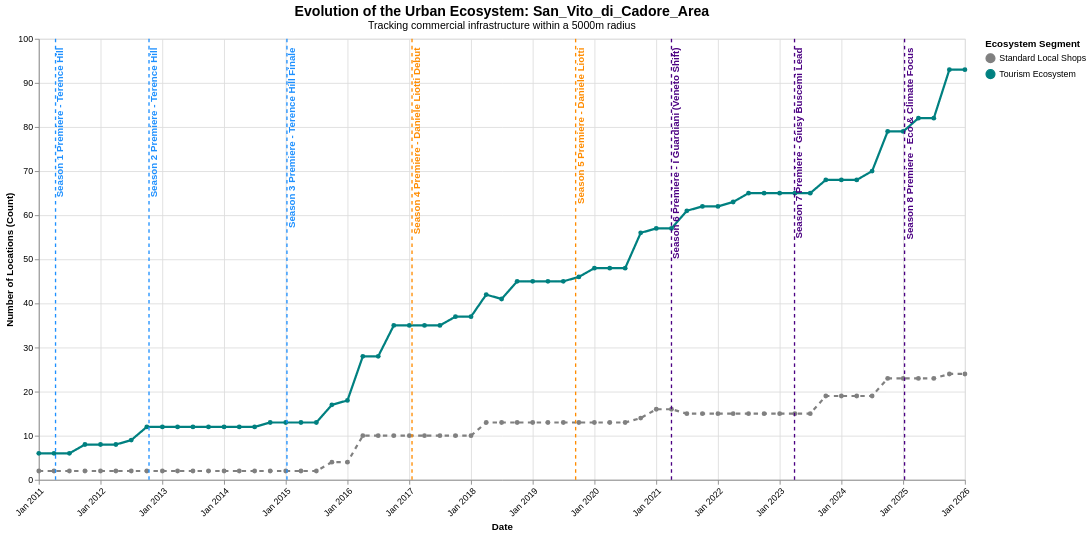

Write a Vega-Lite specification for this figure.
### Vega-Lite specification from a JSON file in a GitHub repository (floating-point values rounded to 4 significant figures)
{"config": {"view": {"continuousWidth": 300, "continuousHeight": 300}}, "layer": [{"data": {"name": "data-2c19bc7996af364a024622a7a0e42a89"}, "mark": {"type": "line", "point": true, "strokeWidth": 2.5}, "encoding": {"color": {"field": "Category", "legend": {"orient": "right", "title": "Ecosystem Segment"}, "scale": {"domain": ["Standard Local Shops", "Tourism Ecosystem"], "range": ["gray", "teal"]}, "type": "nominal"}, "strokeDash": {"field": "Category", "legend": null, "scale": {"domain": ["Standard Local Shops", "Tourism Ecosystem"], "range": [[5, 5], [1, 0]]}, "type": "nominal"}, "tooltip": [{"field": "timestamp", "format": "%b %Y", "title": "Date", "type": "temporal"}, {"field": "Category", "title": "Segment", "type": "nominal"}, {"field": "value", "title": "Active Locations", "type": "quantitative"}], "x": {"axis": {"format": "%b %Y", "labelAngle": -45}, "field": "timestamp", "title": "Date", "type": "temporal"}, "y": {"field": "value", "title": "Number of Locations (Count)", "type": "quantitative"}}, "name": "view_904ca757de864a0e_0"}, {"data": {"name": "data-cb21967e2dac776f09fc5592df03dd86"}, "mark": {"type": "rule", "size": 1.5, "strokeDash": [4, 4]}, "encoding": {"color": {"field": "Color", "scale": null, "type": "nominal"}, "x": {"field": "Date", "type": "temporal"}}}, {"data": {"name": "data-cb21967e2dac776f09fc5592df03dd86"}, "mark": {"type": "text", "align": "right", "angle": 270, "baseline": "top", "dx": 5, "fontSize": 11, "fontWeight": "bold"}, "encoding": {"color": {"field": "Color", "scale": null, "type": "nominal"}, "text": {"field": "Event", "type": "nominal"}, "x": {"field": "Date", "type": "temporal"}, "y": {"value": 15}}}], "height": 500, "title": {"text": "Evolution of the Urban Ecosystem: San_Vito_di_Cadore_Area", "fontSize": 16, "subtitle": "Tracking commercial infrastructure within a 5000m radius", "subtitleFontSize": 12}, "width": 1050, "$schema": "https://vega.github.io/schema/vega-lite/v6.4.1.json", "datasets": {"data-2c19bc7996af364a024622a7a0e42a89": [{"timestamp": "2011-01-01T00:00:00", "is_tourist_related": false, "value": 2.0, "Category": "Standard Local Shops"}, {"timestamp": "2011-01-01T00:00:00", "is_tourist_related": true, "value": 6.0, "Category": "Tourism Ecosystem"}, {"timestamp": "2011-04-01T00:00:00", "is_tourist_related": false, "value": 2.0, "Category": "Standard Local Shops"}, {"timestamp": "2011-04-01T00:00:00", "is_tourist_related": true, "value": 6.0, "Category": "Tourism Ecosystem"}, {"timestamp": "2011-07-01T00:00:00", "is_tourist_related": false, "value": 2.0, "Category": "Standard Local Shops"}, {"timestamp": "2011-07-01T00:00:00", "is_tourist_related": true, "value": 6.0, "Category": "Tourism Ecosystem"}, {"timestamp": "2011-10-01T00:00:00", "is_tourist_related": false, "value": 2.0, "Category": "Standard Local Shops"}, {"timestamp": "2011-10-01T00:00:00", "is_tourist_related": true, "value": 8.0, "Category": "Tourism Ecosystem"}, {"timestamp": "2012-01-01T00:00:00", "is_tourist_related": false, "value": 2.0, "Category": "Standard Local Shops"}, {"timestamp": "2012-01-01T00:00:00", "is_tourist_related": true, "value": 8.0, "Category": "Tourism Ecosystem"}, {"timestamp": "2012-04-01T00:00:00", "is_tourist_related": false, "value": 2.0, "Category": "Standard Local Shops"}, {"timestamp": "2012-04-01T00:00:00", "is_tourist_related": true, "value": 8.0, "Category": "Tourism Ecosystem"}, {"timestamp": "2012-07-01T00:00:00", "is_tourist_related": false, "value": 2.0, "Category": "Standard Local Shops"}, {"timestamp": "2012-07-01T00:00:00", "is_tourist_related": true, "value": 9.0, "Category": "Tourism Ecosystem"}, {"timestamp": "2012-10-01T00:00:00", "is_tourist_related": false, "value": 2.0, "Category": "Standard Local Shops"}, {"timestamp": "2012-10-01T00:00:00", "is_tourist_related": true, "value": 12.0, "Category": "Tourism Ecosystem"}, {"timestamp": "2013-01-01T00:00:00", "is_tourist_related": false, "value": 2.0, "Category": "Standard Local Shops"}, {"timestamp": "2013-01-01T00:00:00", "is_tourist_related": true, "value": 12.0, "Category": "Tourism Ecosystem"}, {"timestamp": "2013-04-01T00:00:00", "is_tourist_related": false, "value": 2.0, "Category": "Standard Local Shops"}, {"timestamp": "2013-04-01T00:00:00", "is_tourist_related": true, "value": 12.0, "Category": "Tourism Ecosystem"}, {"timestamp": "2013-07-01T00:00:00", "is_tourist_related": false, "value": 2.0, "Category": "Standard Local Shops"}, {"timestamp": "2013-07-01T00:00:00", "is_tourist_related": true, "value": 12.0, "Category": "Tourism Ecosystem"}, {"timestamp": "2013-10-01T00:00:00", "is_tourist_related": false, "value": 2.0, "Category": "Standard Local Shops"}, {"timestamp": "2013-10-01T00:00:00", "is_tourist_related": true, "value": 12.0, "Category": "Tourism Ecosystem"}, {"timestamp": "2014-01-01T00:00:00", "is_tourist_related": false, "value": 2.0, "Category": "Standard Local Shops"}, {"timestamp": "2014-01-01T00:00:00", "is_tourist_related": true, "value": 12.0, "Category": "Tourism Ecosystem"}, {"timestamp": "2014-04-01T00:00:00", "is_tourist_related": false, "value": 2.0, "Category": "Standard Local Shops"}, {"timestamp": "2014-04-01T00:00:00", "is_tourist_related": true, "value": 12.0, "Category": "Tourism Ecosystem"}, {"timestamp": "2014-07-01T00:00:00", "is_tourist_related": false, "value": 2.0, "Category": "Standard Local Shops"}, {"timestamp": "2014-07-01T00:00:00", "is_tourist_related": true, "value": 12.0, "Category": "Tourism Ecosystem"}, {"timestamp": "2014-10-01T00:00:00", "is_tourist_related": false, "value": 2.0, "Category": "Standard Local Shops"}, {"timestamp": "2014-10-01T00:00:00", "is_tourist_related": true, "value": 13.0, "Category": "Tourism Ecosystem"}, {"timestamp": "2015-01-01T00:00:00", "is_tourist_related": false, "value": 2.0, "Category": "Standard Local Shops"}, {"timestamp": "2015-01-01T00:00:00", "is_tourist_related": true, "value": 13.0, "Category": "Tourism Ecosystem"}, {"timestamp": "2015-04-01T00:00:00", "is_tourist_related": false, "value": 2.0, "Category": "Standard Local Shops"}, {"timestamp": "2015-04-01T00:00:00", "is_tourist_related": true, "value": 13.0, "Category": "Tourism Ecosystem"}, {"timestamp": "2015-07-01T00:00:00", "is_tourist_related": false, "value": 2.0, "Category": "Standard Local Shops"}, {"timestamp": "2015-07-01T00:00:00", "is_tourist_related": true, "value": 13.0, "Category": "Tourism Ecosystem"}, {"timestamp": "2015-10-01T00:00:00", "is_tourist_related": false, "value": 4.0, "Category": "Standard Local Shops"}, {"timestamp": "2015-10-01T00:00:00", "is_tourist_related": true, "value": 17.0, "Category": "Tourism Ecosystem"}, {"timestamp": "2016-01-01T00:00:00", "is_tourist_related": false, "value": 4.0, "Category": "Standard Local Shops"}, {"timestamp": "2016-01-01T00:00:00", "is_tourist_related": true, "value": 18.0, "Category": "Tourism Ecosystem"}, {"timestamp": "2016-04-01T00:00:00", "is_tourist_related": false, "value": 10.0, "Category": "Standard Local Shops"}, {"timestamp": "2016-04-01T00:00:00", "is_tourist_related": true, "value": 28.0, "Category": "Tourism Ecosystem"}, {"timestamp": "2016-07-01T00:00:00", "is_tourist_related": false, "value": 10.0, "Category": "Standard Local Shops"}, {"timestamp": "2016-07-01T00:00:00", "is_tourist_related": true, "value": 28.0, "Category": "Tourism Ecosystem"}, {"timestamp": "2016-10-01T00:00:00", "is_tourist_related": false, "value": 10.0, "Category": "Standard Local Shops"}, {"timestamp": "2016-10-01T00:00:00", "is_tourist_related": true, "value": 35.0, "Category": "Tourism Ecosystem"}, {"timestamp": "2017-01-01T00:00:00", "is_tourist_related": false, "value": 10.0, "Category": "Standard Local Shops"}, {"timestamp": "2017-01-01T00:00:00", "is_tourist_related": true, "value": 35.0, "Category": "Tourism Ecosystem"}, {"timestamp": "2017-04-01T00:00:00", "is_tourist_related": false, "value": 10.0, "Category": "Standard Local Shops"}, {"timestamp": "2017-04-01T00:00:00", "is_tourist_related": true, "value": 35.0, "Category": "Tourism Ecosystem"}, {"timestamp": "2017-07-01T00:00:00", "is_tourist_related": false, "value": 10.0, "Category": "Standard Local Shops"}, {"timestamp": "2017-07-01T00:00:00", "is_tourist_related": true, "value": 35.0, "Category": "Tourism Ecosystem"}, {"timestamp": "2017-10-01T00:00:00", "is_tourist_related": false, "value": 10.0, "Category": "Standard Local Shops"}, {"timestamp": "2017-10-01T00:00:00", "is_tourist_related": true, "value": 37.0, "Category": "Tourism Ecosystem"}, {"timestamp": "2018-01-01T00:00:00", "is_tourist_related": false, "value": 10.0, "Category": "Standard Local Shops"}, {"timestamp": "2018-01-01T00:00:00", "is_tourist_related": true, "value": 37.0, "Category": "Tourism Ecosystem"}, {"timestamp": "2018-04-01T00:00:00", "is_tourist_related": false, "value": 13.0, "Category": "Standard Local Shops"}, {"timestamp": "2018-04-01T00:00:00", "is_tourist_related": true, "value": 42.0, "Category": "Tourism Ecosystem"}, {"timestamp": "2018-07-01T00:00:00", "is_tourist_related": false, "value": 13.0, "Category": "Standard Local Shops"}, {"timestamp": "2018-07-01T00:00:00", "is_tourist_related": true, "value": 41.0, "Category": "Tourism Ecosystem"}, {"timestamp": "2018-10-01T00:00:00", "is_tourist_related": false, "value": 13.0, "Category": "Standard Local Shops"}, {"timestamp": "2018-10-01T00:00:00", "is_tourist_related": true, "value": 45.0, "Category": "Tourism Ecosystem"}, {"timestamp": "2019-01-01T00:00:00", "is_tourist_related": false, "value": 13.0, "Category": "Standard Local Shops"}, {"timestamp": "2019-01-01T00:00:00", "is_tourist_related": true, "value": 45.0, "Category": "Tourism Ecosystem"}, {"timestamp": "2019-04-01T00:00:00", "is_tourist_related": false, "value": 13.0, "Category": "Standard Local Shops"}, {"timestamp": "2019-04-01T00:00:00", "is_tourist_related": true, "value": 45.0, "Category": "Tourism Ecosystem"}, {"timestamp": "2019-07-01T00:00:00", "is_tourist_related": false, "value": 13.0, "Category": "Standard Local Shops"}, {"timestamp": "2019-07-01T00:00:00", "is_tourist_related": true, "value": 45.0, "Category": "Tourism Ecosystem"}, {"timestamp": "2019-10-01T00:00:00", "is_tourist_related": false, "value": 13.0, "Category": "Standard Local Shops"}, {"timestamp": "2019-10-01T00:00:00", "is_tourist_related": true, "value": 46.0, "Category": "Tourism Ecosystem"}, {"timestamp": "2020-01-01T00:00:00", "is_tourist_related": false, "value": 13.0, "Category": "Standard Local Shops"}, {"timestamp": "2020-01-01T00:00:00", "is_tourist_related": true, "value": 48.0, "Category": "Tourism Ecosystem"}, {"timestamp": "2020-04-01T00:00:00", "is_tourist_related": false, "value": 13.0, "Category": "Standard Local Shops"}, {"timestamp": "2020-04-01T00:00:00", "is_tourist_related": true, "value": 48.0, "Category": "Tourism Ecosystem"}, {"timestamp": "2020-07-01T00:00:00", "is_tourist_related": false, "value": 13.0, "Category": "Standard Local Shops"}, {"timestamp": "2020-07-01T00:00:00", "is_tourist_related": true, "value": 48.0, "Category": "Tourism Ecosystem"}, {"timestamp": "2020-10-01T00:00:00", "is_tourist_related": false, "value": 14.0, "Category": "Standard Local Shops"}, {"timestamp": "2020-10-01T00:00:00", "is_tourist_related": true, "value": 56.0, "Category": "Tourism Ecosystem"}, {"timestamp": "2021-01-01T00:00:00", "is_tourist_related": false, "value": 16.0, "Category": "Standard Local Shops"}, {"timestamp": "2021-01-01T00:00:00", "is_tourist_related": true, "value": 57.0, "Category": "Tourism Ecosystem"}, {"timestamp": "2021-04-01T00:00:00", "is_tourist_related": false, "value": 16.0, "Category": "Standard Local Shops"}, {"timestamp": "2021-04-01T00:00:00", "is_tourist_related": true, "value": 57.0, "Category": "Tourism Ecosystem"}, {"timestamp": "2021-07-01T00:00:00", "is_tourist_related": false, "value": 15.0, "Category": "Standard Local Shops"}, {"timestamp": "2021-07-01T00:00:00", "is_tourist_related": true, "value": 61.0, "Category": "Tourism Ecosystem"}, {"timestamp": "2021-10-01T00:00:00", "is_tourist_related": false, "value": 15.0, "Category": "Standard Local Shops"}, {"timestamp": "2021-10-01T00:00:00", "is_tourist_related": true, "value": 62.0, "Category": "Tourism Ecosystem"}, {"timestamp": "2022-01-01T00:00:00", "is_tourist_related": false, "value": 15.0, "Category": "Standard Local Shops"}, {"timestamp": "2022-01-01T00:00:00", "is_tourist_related": true, "value": 62.0, "Category": "Tourism Ecosystem"}, {"timestamp": "2022-04-01T00:00:00", "is_tourist_related": false, "value": 15.0, "Category": "Standard Local Shops"}, {"timestamp": "2022-04-01T00:00:00", "is_tourist_related": true, "value": 63.0, "Category": "Tourism Ecosystem"}, {"timestamp": "2022-07-01T00:00:00", "is_tourist_related": false, "value": 15.0, "Category": "Standard Local Shops"}, {"timestamp": "2022-07-01T00:00:00", "is_tourist_related": true, "value": 65.0, "Category": "Tourism Ecosystem"}, {"timestamp": "2022-10-01T00:00:00", "is_tourist_related": false, "value": 15.0, "Category": "Standard Local Shops"}, {"timestamp": "2022-10-01T00:00:00", "is_tourist_related": true, "value": 65.0, "Category": "Tourism Ecosystem"}, {"timestamp": "2023-01-01T00:00:00", "is_tourist_related": false, "value": 15.0, "Category": "Standard Local Shops"}, {"timestamp": "2023-01-01T00:00:00", "is_tourist_related": true, "value": 65.0, "Category": "Tourism Ecosystem"}, {"timestamp": "2023-04-01T00:00:00", "is_tourist_related": false, "value": 15.0, "Category": "Standard Local Shops"}, {"timestamp": "2023-04-01T00:00:00", "is_tourist_related": true, "value": 65.0, "Category": "Tourism Ecosystem"}, {"timestamp": "2023-07-01T00:00:00", "is_tourist_related": false, "value": 15.0, "Category": "Standard Local Shops"}, {"timestamp": "2023-07-01T00:00:00", "is_tourist_related": true, "value": 65.0, "Category": "Tourism Ecosystem"}, {"timestamp": "2023-10-01T00:00:00", "is_tourist_related": false, "value": 19.0, "Category": "Standard Local Shops"}, {"timestamp": "2023-10-01T00:00:00", "is_tourist_related": true, "value": 68.0, "Category": "Tourism Ecosystem"}, {"timestamp": "2024-01-01T00:00:00", "is_tourist_related": false, "value": 19.0, "Category": "Standard Local Shops"}, {"timestamp": "2024-01-01T00:00:00", "is_tourist_related": true, "value": 68.0, "Category": "Tourism Ecosystem"}, {"timestamp": "2024-04-01T00:00:00", "is_tourist_related": false, "value": 19.0, "Category": "Standard Local Shops"}, {"timestamp": "2024-04-01T00:00:00", "is_tourist_related": true, "value": 68.0, "Category": "Tourism Ecosystem"}, {"timestamp": "2024-07-01T00:00:00", "is_tourist_related": false, "value": 19.0, "Category": "Standard Local Shops"}, {"timestamp": "2024-07-01T00:00:00", "is_tourist_related": true, "value": 70.0, "Category": "Tourism Ecosystem"}, {"timestamp": "2024-10-01T00:00:00", "is_tourist_related": false, "value": 23.0, "Category": "Standard Local Shops"}, {"timestamp": "2024-10-01T00:00:00", "is_tourist_related": true, "value": 79.0, "Category": "Tourism Ecosystem"}, {"timestamp": "2025-01-01T00:00:00", "is_tourist_related": false, "value": 23.0, "Category": "Standard Local Shops"}, {"timestamp": "2025-01-01T00:00:00", "is_tourist_related": true, "value": 79.0, "Category": "Tourism Ecosystem"}, {"timestamp": "2025-04-01T00:00:00", "is_tourist_related": false, "value": 23.0, "Category": "Standard Local Shops"}, {"timestamp": "2025-04-01T00:00:00", "is_tourist_related": true, "value": 82.0, "Category": "Tourism Ecosystem"}, {"timestamp": "2025-07-01T00:00:00", "is_tourist_related": false, "value": 23.0, "Category": "Standard Local Shops"}, {"timestamp": "2025-07-01T00:00:00", "is_tourist_related": true, "value": 82.0, "Category": "Tourism Ecosystem"}, {"timestamp": "2025-10-01T00:00:00", "is_tourist_related": false, "value": 24.0, "Category": "Standard Local Shops"}, {"timestamp": "2025-10-01T00:00:00", "is_tourist_related": true, "value": 93.0, "Category": "Tourism Ecosystem"}, {"timestamp": "2026-01-01T00:00:00", "is_tourist_related": false, "value": 24.0, "Category": "Standard Local Shops"}, {"timestamp": "2026-01-01T00:00:00", "is_tourist_related": true, "value": 93.0, "Category": "Tourism Ecosystem"}], "data-cb21967e2dac776f09fc5592df03dd86": [{"Date": "2011-04-10T00:00:00", "Event": "Season 1 Premiere - Terence Hill", "Color": "#1E90FF"}, {"Date": "2012-10-14T00:00:00", "Event": "Season 2 Premiere - Terence Hill", "Color": "#1E90FF"}, {"Date": "2015-01-08T00:00:00", "Event": "Season 3 Premiere - Terence Hill Finale", "Color": "#1E90FF"}, {"Date": "2017-01-17T00:00:00", "Event": "Season 4 Premiere - Daniele Liotti Debut", "Color": "#FF8C00"}, {"Date": "2019-09-12T00:00:00", "Event": "Season 5 Premiere - Daniele Liotti", "Color": "#FF8C00"}, {"Date": "2021-04-01T00:00:00", "Event": "Season 6 Premiere - I Guardiani (Veneto Shift)", "Color": "#4B0082"}, {"Date": "2023-03-30T00:00:00", "Event": "Season 7 Premiere - Giusy Buscemi Lead", "Color": "#4B0082"}, {"Date": "2025-01-09T00:00:00", "Event": "Season 8 Premiere - Eco & Climate Focus", "Color": "#4B0082"}]}}
